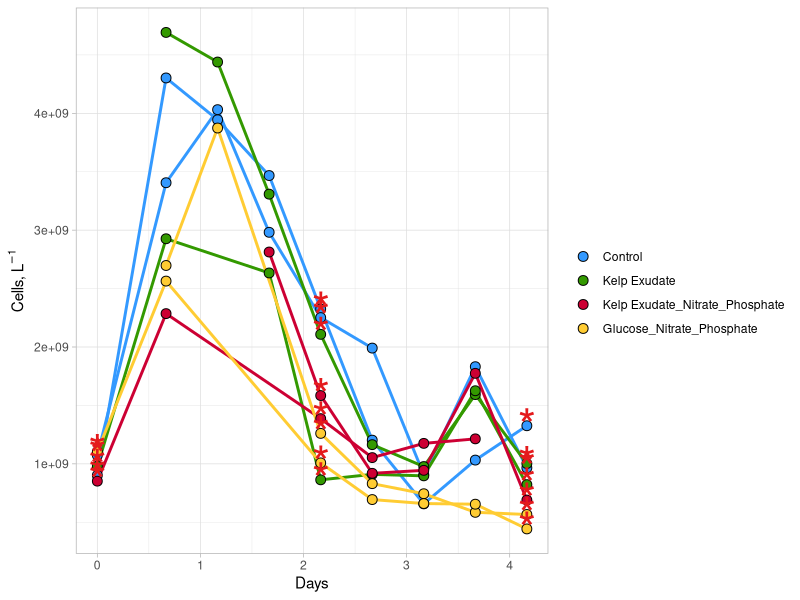
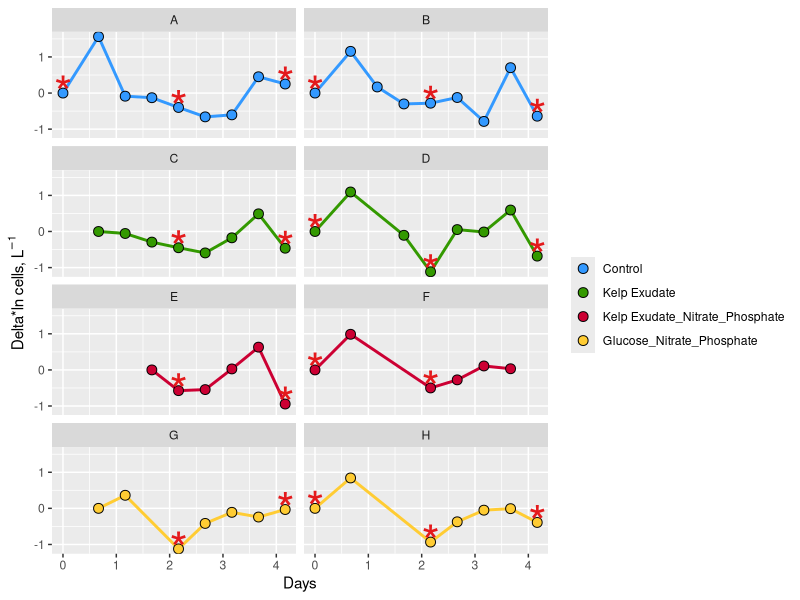
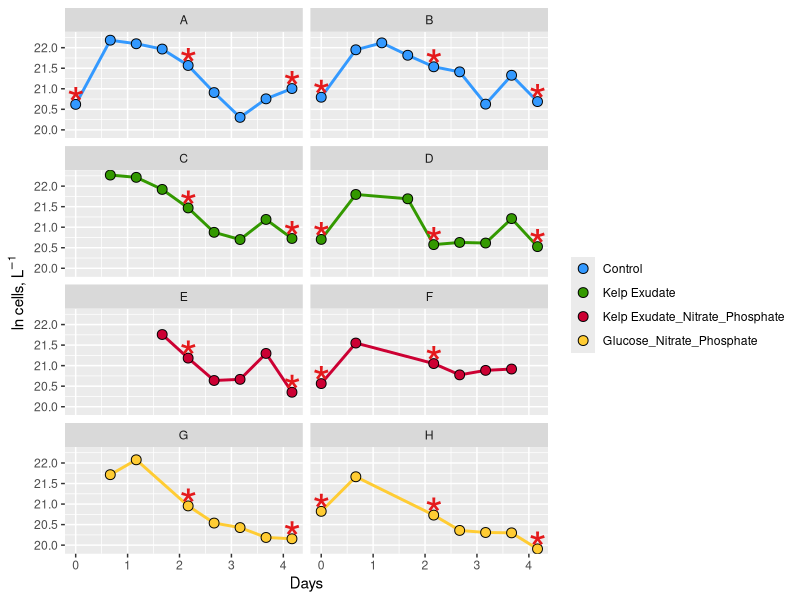

Write R code to recreate these figures, in order.
## ---- chunk 1
library(tidyverse)
library(readxl)
library(lubridate)
## ---- chunk 2
excel_sheets("144L_2021_BactAbund.xlsx")


metadata <- read_excel("144L_2021_BactAbund.xlsx", sheet = "Metadata")

glimpse(metadata)

#unique(metadata$Bottle)
#unique(metadata$Treatment)

data <- read_excel("144L_2021_BactAbund.xlsx", sheet = "Data")

glimpse(data)

joined <- left_join(metadata, data) #attach data to metadata
#joins right dataset to the left one by using variables that are the same across the two dataframes

#glimpse(joined)
## ---- chunk 3
cells <- joined %>%
  mutate(Datetime = ymd_hm(Datetime), #splits apart Datetime as specified
         cells_L = as.numeric(all_cells_uL) * 1000000) %>%
  group_by(Treatment, Bottle) %>%
#group our dataset so that we can calculate the time elapsed properly
  mutate(interv = interval(first(Datetime), Datetime),
         s = as.numeric(interv),
         hours = s/3600,
         days = hours/24) %>%
  ungroup() %>%
  select(Experiment:DNA_Sample, cells_L, hours, days) %>%
  drop_na(cells_L)
## ---- chunk 4
#assign hex colors to our different treatments

custom.colors <- c("Control" = "#3399FF", "Kelp Exudate" = "#339900", "Kelp Exudate_Nitrate_Phosphate" = "#CC0033", "Glucose_Nitrate_Phosphate" = "#FFCC33")
unique(metadata$Treatment)


#assign levels to control what order things appear in the legend
levels <- c("Control", "Kelp Exudate", "Kelp Exudate_Nitrate_Phosphate", "Glucose_Nitrate_Phosphate")

#now let's use a handy package, ggplot to visualize our data.

cells %>%
  mutate(dna = ifelse(DNA_Sample == T, "*", NA)) %>%
  ggplot(aes(x=days, y=cells_L, group = interaction(Treatment, Bottle))) +
  geom_line(aes(color = factor(Treatment, levels = levels)), size = 1) +
  geom_point(aes(fill = factor(Treatment, levels = levels)), size = 3, color = "black", shape = 21) +
  geom_text(aes(label = dna), size = 12, color = "#E41A1C") +
  labs(x = "Days", y = expression(paste("Cells, L"^-1)), fill = "") +
  guides(color = "none") +
  scale_color_manual(values = custom.colors) +
  scale_fill_manual(values = custom.colors) +
  #facet_grid(rows = "Treatment", scales = "free")
  #scales not all even across treatment plots, get rid of scales to make all the same value
  theme_light()
 


## ---- chunk 5
ln_cells <- cells %>%
  group_by(Treatment, Bottle) %>%
  mutate(ln_cells = log(cells_L), 
         diff_ln_cells = ln_cells - lag(ln_cells, default = first(ln_cells)))
## ---- chunk 6
ln_cells %>%
  mutate(dna = ifelse(DNA_Sample == T, "*", NA)) %>%
  ggplot(aes(x=days, y=diff_ln_cells, group = interaction(Treatment, Bottle))) +
  geom_line(aes(color = factor(Treatment, levels = levels)), size = 1) +
  geom_point(aes(fill = factor(Treatment, levels = levels)), size = 3, color = "black", shape = 21) +
  geom_text(aes(label = dna), size = 12, color = "#E41A1C") +
  labs(x = "Days", y = expression(paste("Delta*ln cells, L"^-1)), fill = "") +
  guides(color = "none") +
  scale_color_manual(values = custom.colors) +
  scale_fill_manual(values = custom.colors) + facet_wrap("Bottle", ncol =2)
  #facet_grid(rows = "Treatment", scales = "free")
 
  theme_light()
## ---- chunk 7

ln_cells %>%
  mutate(dna = ifelse(DNA_Sample == T, "*", NA)) %>%
  ggplot(aes(x=days, y=ln_cells, group = interaction(Treatment, Bottle))) +
  geom_line(aes(color = factor(Treatment, levels = levels)), size = 1) +
  geom_point(aes(fill = factor(Treatment, levels = levels)), size = 3, color = "black", shape = 21) +
  geom_text(aes(label = dna), size = 12, color = "#E41A1C") +
  labs(x = "Days", y = expression(paste("ln cells, L"^-1)), fill = "") +
  guides(color = "none") +
  scale_color_manual(values = custom.colors) +
  scale_fill_manual(values = custom.colors) + facet_wrap("Bottle", ncol =2)
  #facet_grid(rows = "Treatment", scales = "free")
  theme_bw()
